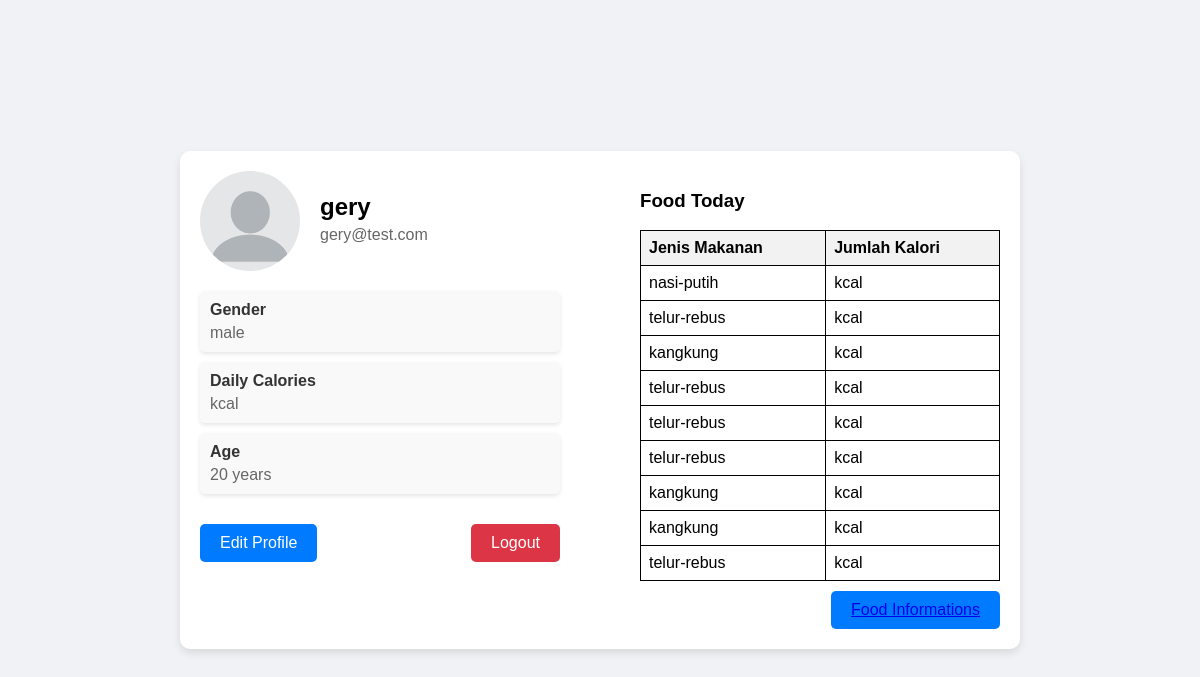
The app's page /profile (signed in) with its own data.
### app/models.py (models this page shows, shortened)
class User(UserMixin, db.Model):
    id = db.Column(db.Integer, primary_key=True)
    username = db.Column(db.String(64), index=True, unique=True)
    email = db.Column(db.String(120), index=True, unique=True)
    password_hash = db.Column(db.String(128))
    gender = db.Column(db.String(10))
    age = db.Column(db.Integer)

class Prediction(db.Model):
    id = db.Column(db.Integer, primary_key=True)
    label = db.Column(db.String(100))
    confidence = db.Column(db.Float)
    bbox = db.Column(db.String(100))
    prediction_time = db.Column(db.DateTime, default=datetime.utcnow)
    user_id = db.Column(db.Integer, db.ForeignKey('user.id'))
    user = db.relationship('User', backref=db.backref('predictions', lazy=True))

### app/routes.py (the view)
@app.route('/profile')
@login_required
def profile():
    user = current_user
    prediction = Prediction.query.all()
    nama_makanan = []
    for food in prediction:
        nama_makanan.append(food.label)
    return render_template('profile.html', user=user, prediction=nama_makanan)

### app/models.py (called while the page is built)
@login_manager.user_loader
def load_user(user_id):
    return User.query.get(int(user_id))

### app/templates/profile.html (shortened to what this page needs)
<!DOCTYPE html>
<html lang="en">
<head>
    <link rel="stylesheet" type="text/css" href="{{ url_for('static', filename='css/style_profile.css') }}">
</head>
<body>
    <div class="profile-container">
        <div class="profile-info">
            <div class="profile-header">
                <img src="{{ url_for('static', filename='images/profile.jpg') }}" alt="Profile Picture" class="profile-picture">
                <div class="user-details">
                    <h1>{{ user.username }}</h1>
                    <p>{{ user.email }}</p>
                </div>
            </div>
            <div class="profile-stats">
                <div class="stat-item">
                    <h3>Gender</h3>
                    <p>{{ user.gender }}</p>
                </div>
                <div class="stat-item">
                    <h3>Daily Calories</h3>
                    <p>{{ user.daily_calories }} kcal</p>
                </div>
                <div class="stat-item">
                    <h3>Age</h3>
                    <p>{{ user.age }} years</p>
                </div>
            </div>
            <div class="profile-actions">
                <button class="btn-edit">Edit Profile</button>
                <button class="btn-logout">Logout</button>
            </div>
        </div>
        <div class="food-today">
            <h3>Food Today</h3>
            <table>
                <thead>
                    <tr>
                        <th>Jenis Makanan</th>
                        <th>Jumlah Kalori</th>
                    </tr>
                </thead>
                <tbody>
                    {% for food in prediction %}
                    <tr>
                        <td>{{ food }}</td>
                        <td>{{ food.kalori }} kcal</td>
                    </tr>
                    {% endfor %}
                </tbody>
            </table>
            <div class="food-info-btn">
                <button class="btn-edit">
                    <a href="{{ url_for('register') }}">Food Informations</a>
                </button>
            </div>
        </div>
    </body>
</html>

### app/static/css/style_profile.css (style rules this page uses)
body { font-family: Arial, sans-serif; background-color: #f0f2f5; display: flex; justify-content: center; align-items: center; height: 100vh; margin: 0; }
.profile-container { background-color: #fff; padding: 20px; border-radius: 10px; box-shadow: 0 4px 8px rgba(0, 0, 0, 0.1); width: 90%; max-width: 800px; display: flex; justify-content: space-between; }
.profile-info { width: 45%; }
.food-today { width: 45%; }
.profile-header { display: flex; align-items: center; margin-bottom: 20px; }
.profile-picture { width: 100px; height: 100px; border-radius: 50%; margin-right: 20px; }
.user-details { flex-grow: 1; }
.user-details h1 { font-size: 1.5em; margin: 0; }
.user-details p { color: #666; font-size: 1em; margin: 5px 0; }
.profile-stats { display: flex; flex-direction: column; margin-bottom: 20px; }
.stat-item { background-color: #f9f9f9; padding: 10px; border-radius: 5px; margin-bottom: 10px; box-shadow: 0 2px 4px rgba(0, 0, 0, 0.1); }
.stat-item h3 { font-size: 1em; margin: 0 0 5px; color: #333; }
.stat-item p { font-size: 1em; color: #666; margin: 0; }
.profile-actions { display: flex; justify-content: space-between; }
.btn-edit, .btn-logout { background-color: #007bff; border: none; color: white; padding: 10px 20px; text-align: center; text-decoration: none; display: inline-block; font-size: 1em; border-radius: 5px; cursor: pointer; transition: background-color 0.3s; }
.btn-logout { background-color: #dc3545; }
.food-info-btn { display: flex; justify-content: flex-end; margin-top: 10px; }

### app/templates/profile.html (style rules this page uses)
table { width: 100%; border-collapse: collapse; margin-top: 10px; }
th, td { border: 1px solid black; padding: 8px; text-align: left; }
th { background-color: #f2f2f2; }

### records on screen
User: username "gery", email "gery@test.com", gender "male", age "20"
Prediction: label "nasi-putih"
Prediction: label "telur-rebus"
Prediction: label "kangkung"
Prediction: label "telur-rebus"
Prediction: label "telur-rebus"
Prediction: label "telur-rebus"
Prediction: label "kangkung"
Prediction: label "kangkung"
Prediction: label "telur-rebus"
